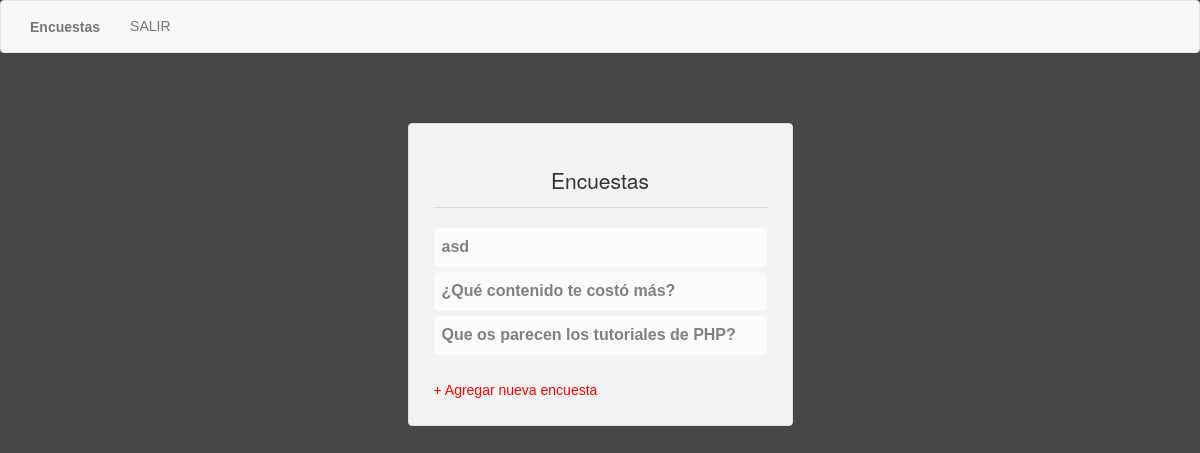
Screenshot of / (signed in) with the database file from the repository.
### tables this page shows
CREATE TABLE IF NOT EXISTS `encuestas` (
  `id` int(11) NOT NULL AUTO_INCREMENT,
  `titulo` varchar(50) NOT NULL,
  `fecha` date NOT NULL,
  PRIMARY KEY (`id`)
);

### index.php (the view, shortened to what this page needs)
<?php
$sql = "SELECT * FROM encuestas ORDER BY id DESC";
$req = mysql_query($sql);
?>
<!DOCTYPE HTML>
<html lang="en-US">
<head>
    <link rel="stylesheet" type="text/css" href="bootstrap/css/bootstrap.min.css">
	<link rel="stylesheet" href="estilos.css">
</head>
<body>
	<?php include "php/navbar.php"; ?>
    <div class="wrap">
    	<h1>Encuestas</h1>
    	<ul class="votacion index">
		<?php
			while($result = mysql_fetch_object($req)){
				echo '<li><a href="encuesta.php?id='.$result->id.'">'.$result->titulo.'</a></li>';
			}
		?>
		</ul>
    	<a href="agregar.php">+ Agregar nueva encuesta</a>
	</div>
</body>
</html>

### estilos.css (style rules this page uses)
* { margin: 0; padding: 0; font-family: sans-serif; font-size: 14px; }
body { background: #464646; }
a { text-decoration: none; color: red; }
.wrap { padding: 25px; margin: 0 auto; width: 385px; background: #F3F3F3; border-radius: 4px; margin-top: 70px; border: 1px solid #E0E0E0; }
h1 { margin-bottom: 20px; font-size: 21px; border-bottom: 1px solid #DDD; padding-bottom: 15px; text-align: center; }
ul.votacion { margin-bottom: 25px; list-style: none; }
.votacion li { padding: 8px; background: #FCFCFC; border-radius: 5px; margin-bottom: 5px; }
.votacion li a { color: gray; font-weight: bold; font-size: 16px; }

### rows the page displays
encuestas: titulo "asd"
encuestas: titulo "¿Qué contenido te costó más?"
encuestas: titulo "Que os parecen los tutoriales de PHP?"
